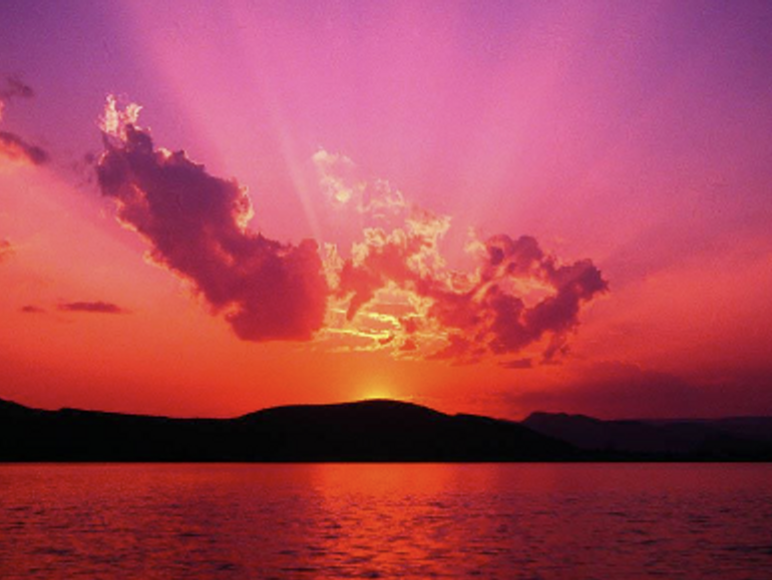
#> input picture Cognitive/Week1_Images/sunset_image.png, 772 x 580 px
$ python OpenCV.py
#> lines starting #> are read from the running program, lines starting #| are printed output that depends on the picture
import cv2

image = cv2.imread("Week1_Images/sunset_image.png")
#> image is the input picture: shape (580, 772, 3); mean B, G, R 85.9, 68.7, 169.9
overlay = image.copy()

# corner = image[0:100, 0:100]
# cv2.imshow('Corner', corner)

cv2.rectangle(overlay, (386,0), (772, 290), (95, 0, 0), -1)
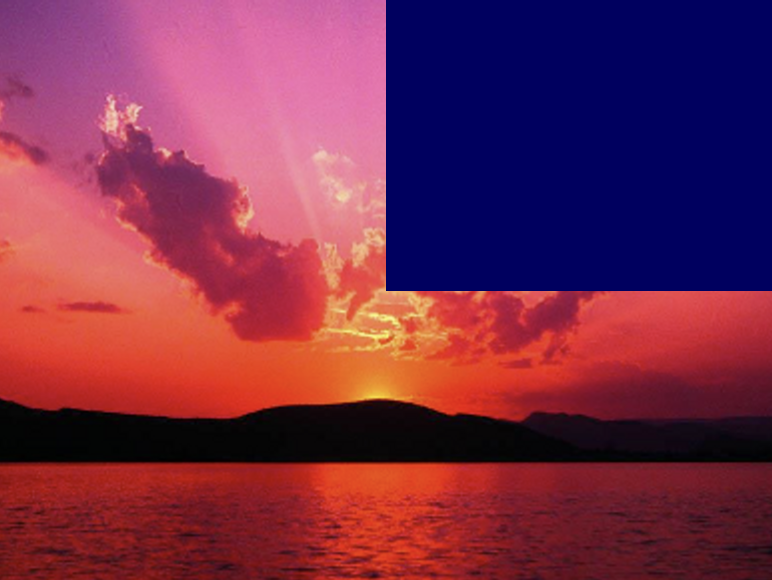
#> overlay: shape (580, 772, 3); mean B, G, R 75.6, 44.8, 119.2
cv2.rectangle(overlay, (0,290), (386, 580), (0, 95, 0), -1)
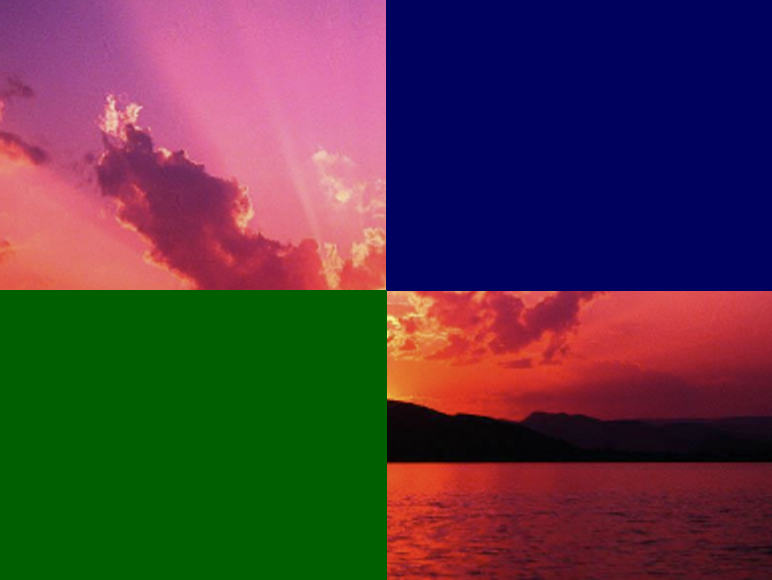
#> overlay: shape (580, 772, 3); mean B, G, R 66.6, 57.2, 82.4
cv2.rectangle(overlay, (386,290), (772, 580), (0, 0, 95), -1)
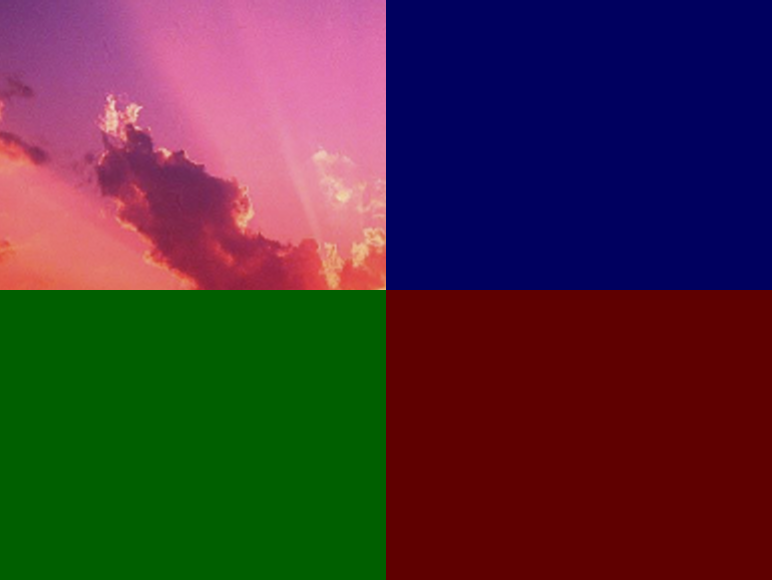
#> overlay: shape (580, 772, 3); mean B, G, R 56.5, 47.8, 73.8
alpha = 0.6
# image_rgb = cv2.cvtColor(image, cv2.COLOR_BGR2RGB)
final = cv2.addWeighted(overlay, alpha, image, 1 - alpha, 0, 0.0)
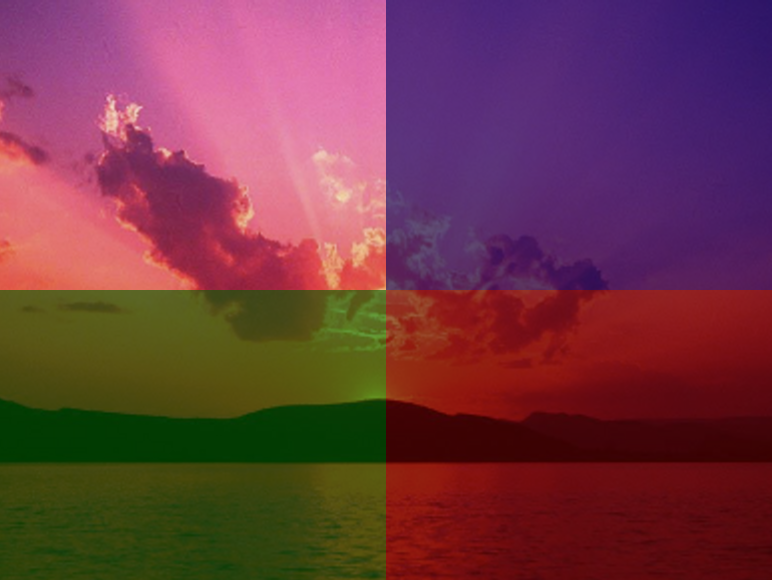
#> final: shape (580, 772, 3); mean B, G, R 68.3, 56.1, 112.3

image[0:290, 0:386] = (0, 255, 0)
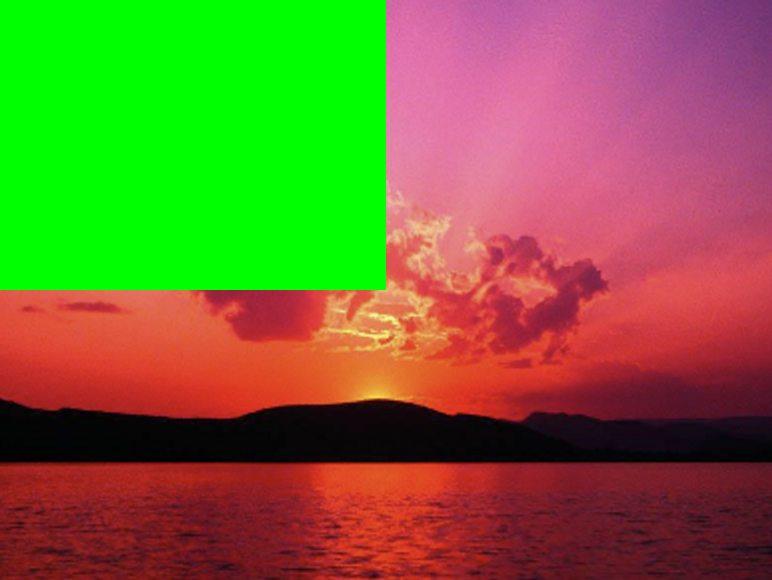
#> image: shape (580, 772, 3); mean B, G, R 53.1, 108.4, 119.8
cv2.imshow('image', final)

cv2.waitKey(0)
